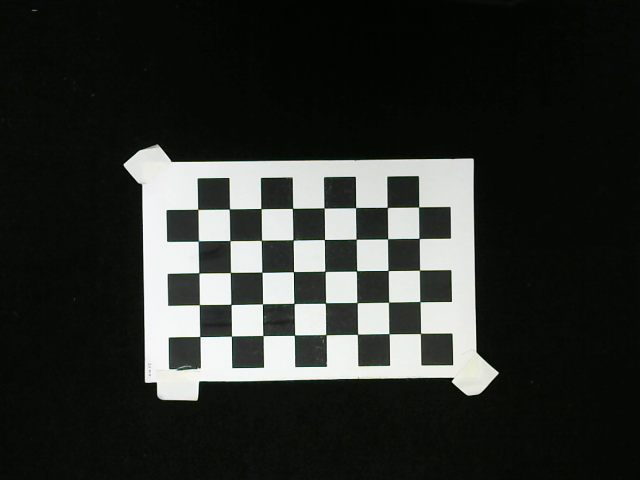
#> input picture HaoYing_v2/CalibrationImageStandard.png, 640 x 480 px, given in place of the camera
$ python HSV_edgeDetection_20230417185240.py
#> lines starting #> are read from the running program, lines starting #| are printed output that depends on the picture; after the words box and inside, x2 and y2 are one past the last pixel; in counts of white or black regions, pixels touching at a corner belong together
import cv2
import numpy as np

def nothing(x):
    pass

cap = cv2.VideoCapture(0)
if not cap.isOpened():
    print("Cannot open camera")
    exit()

## 篩選輪廓
def delet_contours(contours, delete_list):
    delta = 0
    for i in range(len(delete_list)):
        # print("i= ", i)
        contours = list(contours)
        del contours[delete_list[i] - delta]
        contours = tuple(contours)
        delta = delta + 1
    return contours


while 1:
    ret, frame = cap.read()
#> frame is the input picture: shape (480, 640, 3); mean B, G, R 44.8, 48.7, 45.4
    if not ret:
        print("Can't receive frame (stream  end?). Exiting ...")
        break

    img = cv2.cvtColor(frame, cv2.COLOR_BGR2GRAY)


    img = cv2.GaussianBlur(img, (3, 3), 1)
    ret, binary = cv2.threshold(img, 80, 255, cv2.THRESH_BINARY_INV)  # 使用Binary來
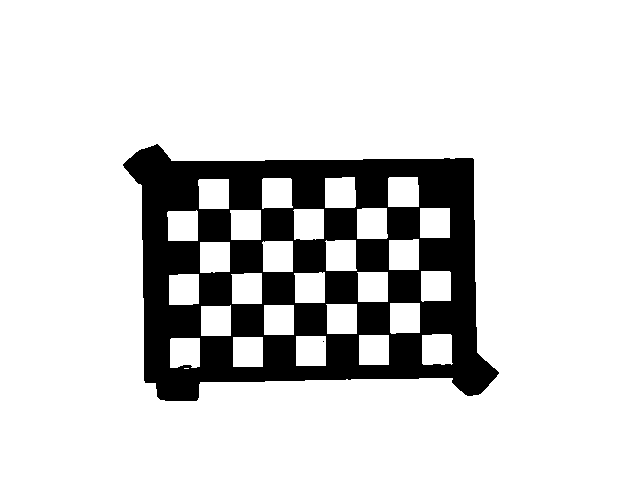
#> binary: shape (480, 640); 83.4% white; 2 black regions (1 under 20 px), largest, box (x1, y1, x2, y2) and area: (123, 144, 499, 401) 51121
    element = cv2.getStructuringElement(cv2.MORPH_RECT, (3, 3)) # 返回指定形状和尺寸的结构元素
    binary = cv2.morphologyEx(binary, cv2.MORPH_CLOSE, element)
#> binary: shape (480, 640); 83.4% white; 1 black region

    contours, hierarchy = cv2.findContours(binary, cv2.RETR_TREE, cv2.CHAIN_APPROX_NONE)
#> contours = 30 contours, 1 with area under 20; largest, box (x1, y1, x2, y2) and area: (0, 0, 640, 480) 306081, (123, 144, 499, 402) 76216, (262, 241, 293, 272) 872, (325, 177, 356, 208) 871, (357, 208, 388, 239) 870

    deletList = []
    try:
        c, row, column = hierarchy.shape
#> c = 1; row = 30; column = 4
    except:
        print('There is no target')

    for i in range(row):
        if hierarchy[0, i, 2] > 0 or hierarchy[0, i, 3] > 0:
            deletList.append(i)
#> after the loop, deletList = 30 values from 0 to 29
    contours = delet_contours(contours, deletList)
#> the loop in delet_contours, `for i in range(len(delete_list)): # print("i= ", i)` made 30 passes
#> after the loop in delet_contours, `for i in range(len(delete_list)):`: delta = 30
#> contours = ()

    ## 輪廓周長
    min_size = 50
    max_size = 500
    delete_list = []
    for i in range(len(contours)):
        if (cv2.arcLength(contours[i], True) < min_size) or (cv2.arcLength(contours[i], True) > max_size):
            delete_list.append(i)
#> this loop made 0 passes
#> after the loop, delete_list = []

    contours = delet_contours(contours, delete_list)
#> (the run stopped early here; a loop or call above may not have finished)
